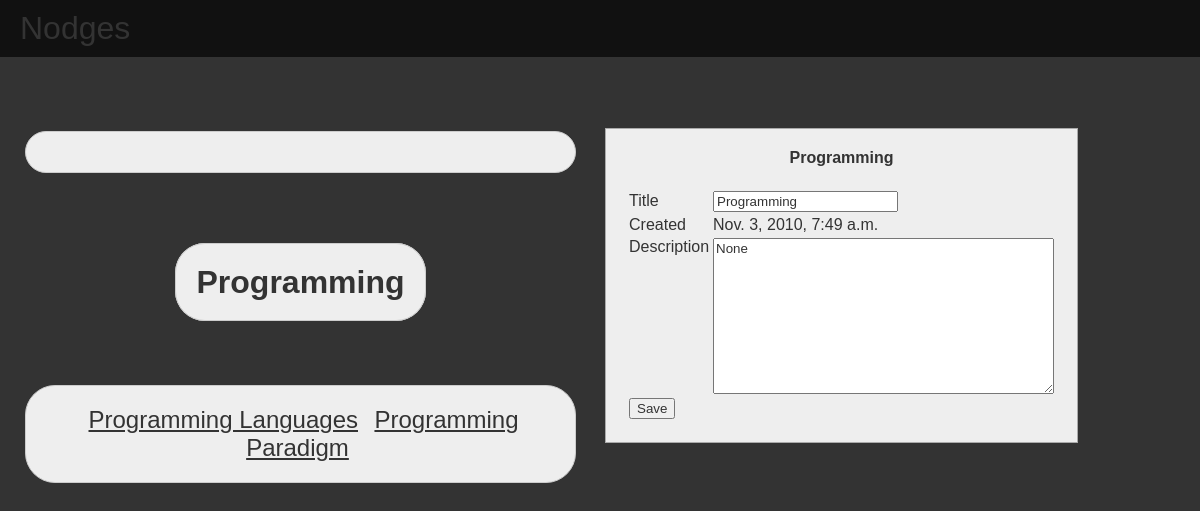
/nodges/nodes/1/view, run on the app's committed database.
### nodgessite/nodges/models.py (models this page shows, shortened)
class Node(models.Model):
    title = models.CharField(max_length=255)
    create_date = models.DateTimeField(blank=True, null=True)
    description = models.TextField(blank=True, null=True)

### nodgessite/nodges/views.py (the view)
def view(request, node_id):
    node = get_object_or_404(Node, pk=node_id)
    parent_list = Node.objects.filter(outgoing_edges__to_node__id=node.id)
    child_list = Node.objects.filter(incoming_edges__from_node__id=node.id)
    return render_to_response("nodges/view.html", {
            'node': node,
            'parent_list': parent_list,
            'child_list': child_list,
            })

### templates/nodges/view.html (shortened to what this page needs)
{% extends "nodges/base.html" %}
{% block content %}
  <table border="0" width="100%">
    <tr>
      <td width="50%">
	<table border="0" class="node-table">
	  <tr class="parents">
	    <td><div>
	    </div></td>
	  </tr>
	  <tr class="main">
	    <td>
	      <h1><span>{{node.title}}</span></h1>
	    </td>
	  </tr>
	  <tr class="children">
	    <td><div>
		{% for child in child_list %}
		<a href="../{{child.id}}/view">{{ child.title }}</a>
		{% endfor %}
	    </div></td>
	  </tr>
	</table>
      </td>
      <td width="50%">
	<table border="0" width="50%" class="detail-table">
	  <tr>
	    <td width="50%" align="center">
	      <form action="update" method="post">
		<h4 style="margin-top:0px;">{{node.title}}</h4>
		<table border="0">
		  <tr><td width="150">Title</td><td><input type="text" name="title" value="{{node.title}}"/></td></tr>
		  <tr><td>Created</td><td>{{node.create_date}}</td></tr>
		  <tr>
		    <td valign="top">Description</td>
		    <td><textarea name="description" rows="10" cols="40">{{node.description}}</textarea></td>
		  </tr>
		  <tr><td colspan="0"><input type="submit" value="Save"/></td></tr>
		</table>
	      </form>
	    </td>
	  </tr>
	</table>
	</td>
</tr>
</table>
{% endblock content %}

### templates/nodges/base.html (style rules this page uses)
body, h1, h2, h3, h4, h5, p, div, span, a, table, td, th, b, i, emph, input, label, textarea, select, option { font-family: Verdana, Arial, sans-serif; color: #333; }
body { background-color: #333; padding: 0px; margin:0px; }
.detail-table form { padding:20px; background-color: #eee; border: 1px solid #aaa; -moz-border-radius:10px; -moz-webkit-radius:10px; }
.node-table { width: 100%; }
.node-table tr.parents, .node-table tr.children { height: 180px; }
.node-table td { text-align:center; padding: 20px; }
.node-table tr.parents td div, .node-table tr.children td div, .node-table tr.main a, .node-table tr.main span { border: 1px solid #ccc; margin: 0 auto; padding: 20px; -moz-border-radius: 30px; -webkit-border-radius: 30px; background-color: #eee; }
.node-table a { padding: 2px 6px; font-weight: normal; font-size: 24px; white-space: no-wrap; }

### data on the page
Node: title "Programming", create_date "Nov. 3, 2010, 7:49 a.m.", description "None"
Node: title "Programming Languages"
Node: title "Programming Paradigm"
